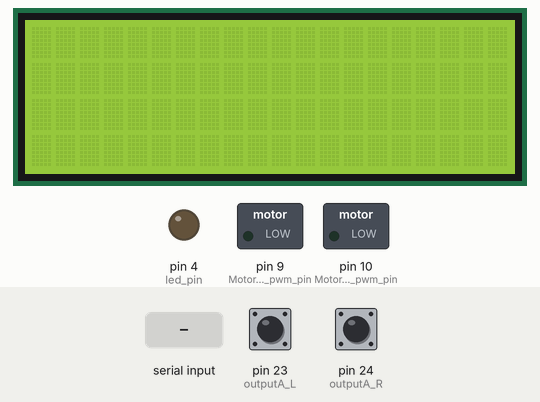
This sketch was run on a simulated Arduino Mega 2560, built with avr-gcc and run on an emulated ATmega2560. Parts: 20×4 character LCD, switched loads named in the sketch (green lamp = pin HIGH), output pins drawn as LEDs (lit = HIGH). Inputs (shaded band) come from the test bench; at power-on: pin 23 (outputA_L) HIGH, pin 24 (outputA_R) HIGH. What the sketch prints to the serial monitor is not drawn.

Above: at 1.2 s.
1.3 s: "MOVE:1\n" received over Serial
At 1.7 s:
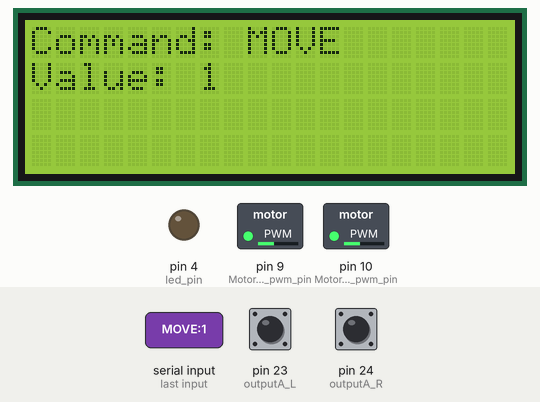
2.8 s: "LED:1\n" received over Serial
At 4.0 s:
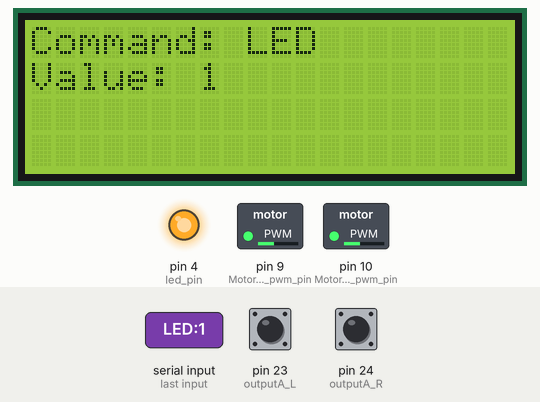
4.3 s: ":\n" received over Serial
At 5.0 s:
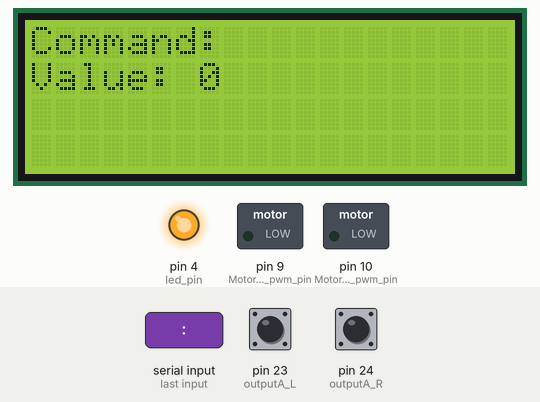
5.8 s: "TURN:1\n" received over Serial
At 6.3 s:
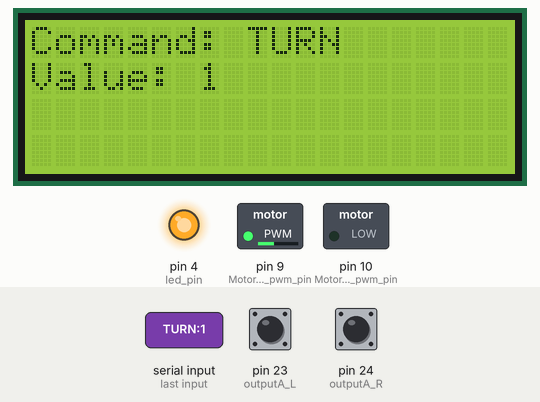
7.3 s: "SPEED:1\n" received over Serial
At 8.5 s:
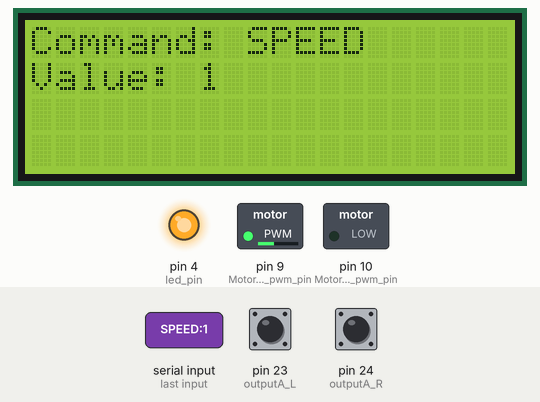
8.8 s: "MOVE:150\n" received over Serial
At 9.9 s:
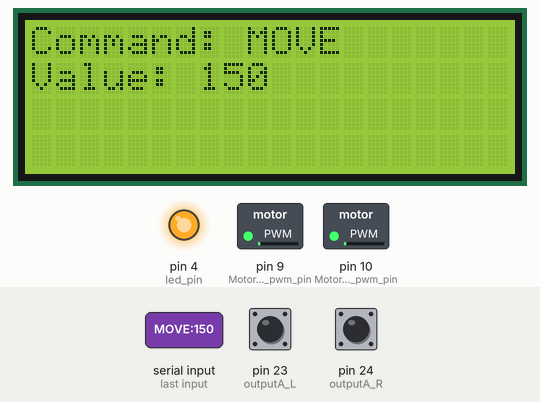
Timing chart, 0 to 11.3 s (numbered marks = the images above; inputs shaded):
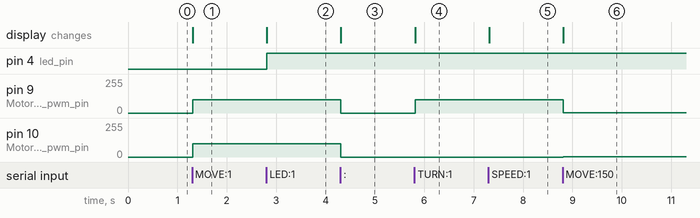

Measured:
- after the input at 1.3 s, pin 9 (Motor_L_pwm_pin), pin 10 (Motor_R_pwm_pin): 0/255 → 100/255 at once; the display: changes at once (image 1)
- after the input at 2.8 s, pin 4 (led_pin): LOW → HIGH at once; the display: changes at once (image 2)
- after the input at 4.3 s, pin 9 (Motor_L_pwm_pin), pin 10 (Motor_R_pwm_pin): 100/255 → 0/255 at once; the display: changes at once (image 3)
- after the input at 5.8 s, pin 9 (Motor_L_pwm_pin): 0/255 → 100/255 at once; the display: changes at once (image 4)
- after the input at 7.3 s, the display: changes at once (image 5)
- after the input at 8.8 s, pin 9 (Motor_L_pwm_pin): 100/255 → 1/255 at once; pin 10 (Motor_R_pwm_pin): 0/255 → 1/255 at once; the display: changes at once (image 6)

The sketch:

week8ex1_SPEED_2_.ino
```cpp
/*
    LED:ON/OFF
    MOVE:(-50~0)return/(0~50)forward      //distance unit:cm
    TURN:(-180~0)left/(0~180)right        //angular unit:degree
    SPEED:(0-255)
*/
//===============Including and Initializing the LCD library=========================================
#include <LiquidCrystal.h>
const int rs = 37, en = 36, d4 = 35, d5 = 34, d6 = 33, d7 = 32;
LiquidCrystal lcd(rs, en, d4, d5, d6, d7);

//===============Defined constants========================================
#define Motor_L_dir_pin 7
#define Motor_R_dir_pin 8
#define Motor_L_pwm_pin 9
#define Motor_R_pwm_pin 10
#define led_pin 4

// Rotary Encoder Inputs
//------Right motor
#define outputA_R 24  //CLK to D24
#define outputB_R 2   //DT to D2
//------Left motor
#define outputA_L 23  //CLK to D23
#define outputB_L 3   //DT to D3

#define Motor_forward 0
#define Motor_return 1

//===============Setting constants==============================
const float steps_per_cm = 64 / 30.0;         //distance unit:cm
const float steps_per_degree_R = 148 / 180.0;  //angular unit:degree
const float steps_per_degree_L = 499 / 180.0;  //angular unit:degree

//===============Setting variables==============================
String message = "";
String command = "";
int value = 0;

int run_speed = 100;
int forward_or_return = Motor_forward;

int counter_R = 0;  // amount of right encoder pulses
int counter_L = 0;  // amount of left encoder pulses
int currentStateA_R, currentStateA_L;
int lastStateA_R, lastStateA_L;

void setup() {
  // Set encoder pins as inputs
  pinMode(outputA_R, INPUT);
  pinMode(outputB_R, INPUT);
  pinMode(outputA_L, INPUT);
  pinMode(outputB_L, INPUT);
  pinMode(led_pin, OUTPUT);

  // Read the initial state of outputA
  lastStateA_R = digitalRead(outputA_R);
  lastStateA_L = digitalRead(outputA_L);

  lcd.begin(20, 4);
  // Open serial communications
  Serial.begin(9600);
  while (!Serial) {
    ;  // wait for serial port to connect. Needed for native USB port only
  }
  Serial.println("Write *someCommand:*someValue* to the serial monitor.");
}

void loop() {
  //===============Read and analyse the input message=================================
  while (Serial.available() > 0) {
    message = Serial.readStringUntil('\n');
    //===============1) get command and value===========================
    command = message.substring(0, message.indexOf(":"));
    value = message.substring(message.indexOf(":") + 1).toInt();

    lcd.clear();           // clear the LCD screen for new input
    lcd.setCursor(0, 0);       // print the command on first row
    lcd.print("Command: ");
    lcd.print(command);
    lcd.setCursor(0, 1);       // print the value on second row
    lcd.print("Value: ");
    lcd.println(value);

    if (command == "MOVE" || command == "TURN") {
      counter_R = 0;
      counter_L = 0;
    }
  }

  //=============== Control the vehicle according to the given command and value ==================
  if (command == "SPEED") {
    //===============case 1: SPEED:0-255===========================
    run_speed = value;
  }
  else if (command == "TURN") {
    //===============case 2: TURN:LEFT/RIGHT======================
    if (value > 0 && counter_L < abs(steps_per_degree_L * value)) { // turn right
      digitalWrite(Motor_L_dir_pin, Motor_forward);
      analogWrite(Motor_L_pwm_pin, run_speed);
    }
    else if (value < 0 && counter_R < abs(steps_per_degree_R * value)) { // turn left
      digitalWrite(Motor_R_dir_pin, Motor_forward);
      analogWrite(Motor_R_pwm_pin, run_speed);
    }
    else {
      analogWrite(Motor_R_pwm_pin, 0);
      analogWrite(Motor_L_pwm_pin, 0);
    }
  }
  else if (command == "MOVE" && counter_R < abs(steps_per_cm * value)) {
    //===============case 3: MOVE:forward/return==================
    forward_or_return = value > 0 ? Motor_forward : Motor_return;

    digitalWrite(Motor_R_dir_pin, forward_or_return);
    digitalWrite(Motor_L_dir_pin, forward_or_return);
    analogWrite(Motor_L_pwm_pin, run_speed);
    analogWrite(Motor_R_pwm_pin, run_speed);
  }
  else if (command == "LED") {
    //===============case 4: LED:0/1===========================
    // 0->LOW,LED OFF          1->HIGH,LED ON
    digitalWrite(led_pin, value);
  }
  else {
    analogWrite(Motor_R_pwm_pin, 0);
    analogWrite(Motor_L_pwm_pin, 0);
  }

  //===============Updating the encoder steps==================================
  currentStateA_L = digitalRead(outputA_L);
  if (currentStateA_L != lastStateA_L && currentStateA_L == 1) {
    counter_L++;
    Serial.print("Left counter: ");
    Serial.println(counter_L);
  }
  lastStateA_L = currentStateA_L;
  delay(1);

  currentStateA_R = digitalRead(outputA_R);
  if (currentStateA_R != lastStateA_R && currentStateA_R == 1) {
    counter_R++;
    Serial.print("                        || ");
    Serial.print("Right counter: ");
    Serial.println(counter_R);
  }
  lastStateA_R = currentStateA_R;
  delay(1);
}
```
